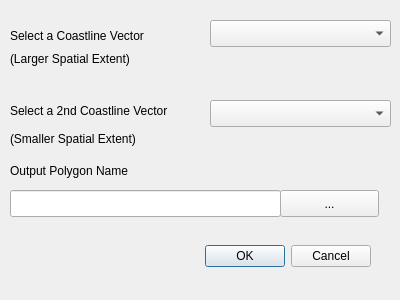
<?xml version="1.0" encoding="UTF-8"?>
<ui version="4.0">
 <class>Polygon_GeneratorDialogBase</class>
 <widget class="QDialog" name="Polygon_GeneratorDialogBase">
  <property name="geometry">
   <rect>
    <x>0</x>
    <y>0</y>
    <width>400</width>
    <height>300</height>
   </rect>
  </property>
  <property name="windowTitle">
   <string>Tidal_Area_Generator</string>
  </property>
  <widget class="QDialogButtonBox" name="button_box">
   <property name="geometry">
    <rect>
     <x>30</x>
     <y>240</y>
     <width>341</width>
     <height>32</height>
    </rect>
   </property>
   <property name="orientation">
    <enum>Qt::Horizontal</enum>
   </property>
   <property name="standardButtons">
    <set>QDialogButtonBox::Cancel|QDialogButtonBox::Ok</set>
   </property>
  </widget>
  <widget class="QComboBox" name="comboBox">
   <property name="geometry">
    <rect>
     <x>210</x>
     <y>20</y>
     <width>181</width>
     <height>27</height>
    </rect>
   </property>
  </widget>
  <widget class="QLabel" name="label">
   <property name="geometry">
    <rect>
     <x>10</x>
     <y>0</y>
     <width>171</width>
     <height>71</height>
    </rect>
   </property>
   <property name="text">
    <string>Select a Coastline Vector</string>
   </property>
  </widget>
  <widget class="QComboBox" name="comboBox_2">
   <property name="geometry">
    <rect>
     <x>210</x>
     <y>100</y>
     <width>181</width>
     <height>27</height>
    </rect>
   </property>
  </widget>
  <widget class="QLabel" name="label_2">
   <property name="geometry">
    <rect>
     <x>10</x>
     <y>100</y>
     <width>241</width>
     <height>21</height>
    </rect>
   </property>
   <property name="text">
    <string>Select a 2nd Coastline Vector</string>
   </property>
  </widget>
  <widget class="QLineEdit" name="lineEdit">
   <property name="geometry">
    <rect>
     <x>10</x>
     <y>190</y>
     <width>271</width>
     <height>27</height>
    </rect>
   </property>
  </widget>
  <widget class="QLabel" name="label_3">
   <property name="geometry">
    <rect>
     <x>10</x>
     <y>160</y>
     <width>261</width>
     <height>21</height>
    </rect>
   </property>
   <property name="text">
    <string>Output Polygon Name</string>
   </property>
  </widget>
  <widget class="QPushButton" name="pushButton">
   <property name="geometry">
    <rect>
     <x>280</x>
     <y>190</y>
     <width>99</width>
     <height>27</height>
    </rect>
   </property>
   <property name="text">
    <string>...</string>
   </property>
  </widget>
  <widget class="QLabel" name="label_4">
   <property name="geometry">
    <rect>
     <x>10</x>
     <y>50</y>
     <width>181</width>
     <height>17</height>
    </rect>
   </property>
   <property name="text">
    <string>(Larger Spatial Extent)</string>
   </property>
  </widget>
  <widget class="QLabel" name="label_5">
   <property name="geometry">
    <rect>
     <x>10</x>
     <y>130</y>
     <width>181</width>
     <height>17</height>
    </rect>
   </property>
   <property name="text">
    <string>(Smaller Spatial Extent)</string>
   </property>
  </widget>
 </widget>
 <resources/>
 <connections>
  <connection>
   <sender>button_box</sender>
   <signal>accepted()</signal>
   <receiver>Polygon_GeneratorDialogBase</receiver>
   <slot>accept()</slot>
   <hints>
    <hint type="sourcelabel">
     <x>20</x>
     <y>20</y>
    </hint>
    <hint type="destinationlabel">
     <x>20</x>
     <y>20</y>
    </hint>
   </hints>
  </connection>
  <connection>
   <sender>button_box</sender>
   <signal>rejected()</signal>
   <receiver>Polygon_GeneratorDialogBase</receiver>
   <slot>reject()</slot>
   <hints>
    <hint type="sourcelabel">
     <x>20</x>
     <y>20</y>
    </hint>
    <hint type="destinationlabel">
     <x>20</x>
     <y>20</y>
    </hint>
   </hints>
  </connection>
 </connections>
</ui>
